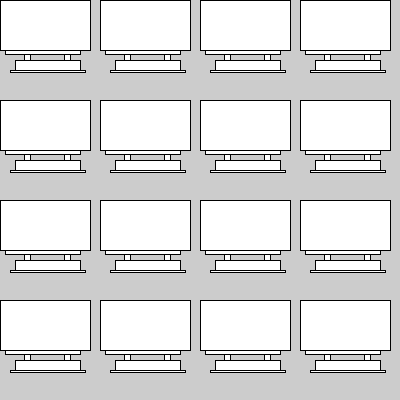
Frame 1 (no input)
Frame 60 (the mouse pressed at the canvas centre just before this capture): identical to frame 1, image omitted
Frame 120 (the mouse held since frame 60 and released just before this capture): identical to frame 1, image omitted

The Processing sketch that drew this single still picture (run headless with seeded random() and noise(); from frame 60 on, the mouse is pressed at the canvas centre):

// Processing sketch: TV_sketch
// ── TV_sketch.pde
void setup()
{
  size(400,400);
}

void drawTV(int x, int y)
{
 pushMatrix();
 translate(x,y);
 beginShape();
   rect(0, 0, 90, 50);
   rect(5, 50, 75, 4);
   rect(24, 54, 6, 6);
   rect(64, 54, 6, 6);
   rect(15, 60, 65, 10);
   rect(10, 70, 75, 2);  
  endShape();
  popMatrix();
}


void draw()
{
for(int i=0; i<4; i++)
{
  for(int j=0; j<4; j++)
  {
       drawTV(i*100, j*100);
  }
}

}         
